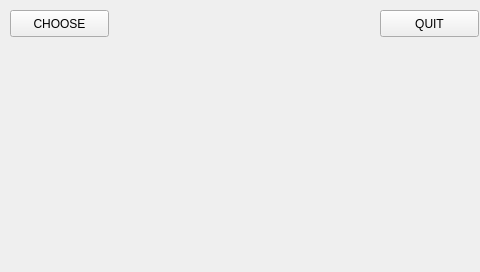
<?xml version="1.0" encoding="UTF-8"?>
<ui version="4.0">
 <class>Picture</class>
 <widget class="QWidget" name="Picture">
  <property name="geometry">
   <rect>
    <x>0</x>
    <y>0</y>
    <width>480</width>
    <height>272</height>
   </rect>
  </property>
  <property name="windowTitle">
   <string>Form</string>
  </property>
  <widget class="QLabel" name="label">
   <property name="geometry">
    <rect>
     <x>20</x>
     <y>40</y>
     <width>441</width>
     <height>221</height>
    </rect>
   </property>
   <property name="text">
    <string/>
   </property>
  </widget>
  <widget class="QPushButton" name="pushButton">
   <property name="geometry">
    <rect>
     <x>10</x>
     <y>10</y>
     <width>99</width>
     <height>27</height>
    </rect>
   </property>
   <property name="text">
    <string>CHOOSE</string>
   </property>
  </widget>
  <widget class="QPushButton" name="pushButton_2">
   <property name="geometry">
    <rect>
     <x>380</x>
     <y>10</y>
     <width>99</width>
     <height>27</height>
    </rect>
   </property>
   <property name="text">
    <string>QUIT</string>
   </property>
  </widget>
 </widget>
 <resources/>
 <connections/>
</ui>
